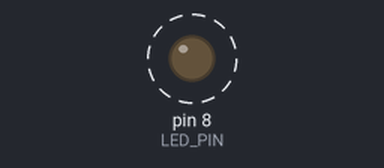
The sketch below on a simulated Arduino Uno, built with avr-gcc and run on an emulated ATmega328P. Shown: output pins drawn as LEDs (lit = HIGH). Dashed ring = blinking. What the sketch prints to the serial monitor is not drawn.

Above: at 0.5 s.
Timing chart, 0 to 4.6 s (numbered marks = the images above):
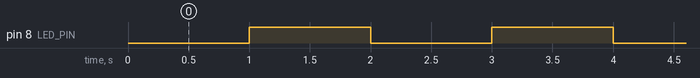

Measured:
- by itself, pin 8 (LED_PIN): alternates HIGH for 1.0 s and LOW for 1.0 s

The sketch:

led_blink.ino
```cpp
// LED Blink v1.0 - final version
const uint8_t LED_PIN = 8;
const unsigned long INTERVAL_MS = 1000;
unsigned long previousMs = 0;
bool ledState = false;

void setup() {
  pinMode(LED_PIN, OUTPUT);
  Serial.begin(9600);
  Serial.println(F("LED blink v1.0 started"));
}

void loop() {
  unsigned long now = millis();
  if (now - previousMs >= INTERVAL_MS) {
    previousMs = now;
    ledState = !ledState;
    digitalWrite(LED_PIN, ledState);
    Serial.println(ledState ? F("LED ON") : F("LED OFF"));
  }
}
```
